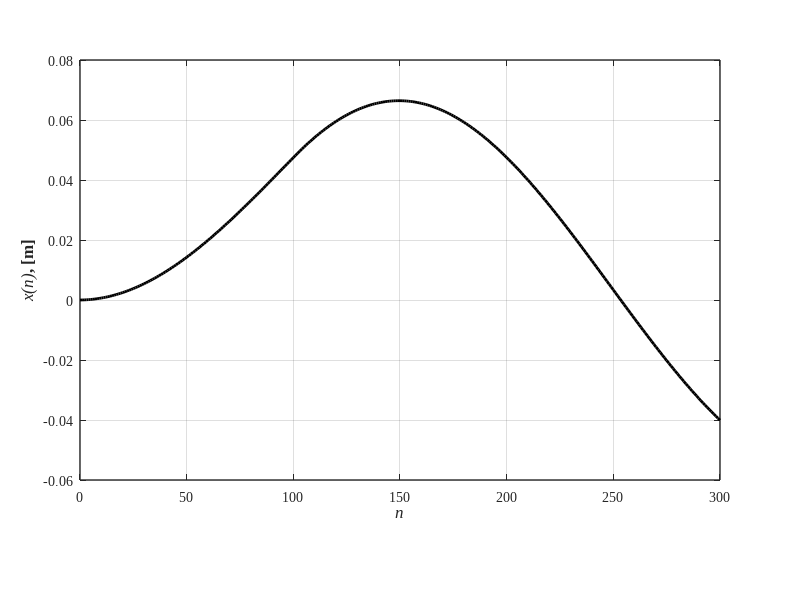

This chart was generated by the following MATLAB code:
%% Structural Dynamics and Vibration Control(M. Azimi et al.)
%% Example 4-5: Response of a Damped SDOF under Rectangular Dynamic/Impact Load

clear; close all; clc
%%

m  = 25;                % mass
c  = 30;                % damping
k  = 6000;              % stiffness
F0 = 300;               % Force amplitude
T  = 0.1;
wn = sqrt(k/m);         % Natural frequency
zeta = c/(2*sqrt(m*k)); % damping factor
Ts = 0.001;             % sampling period
N  = 301;               % sampling times
wd=wn*sqrt(1-zeta^2);   % damped frequency

%%
for n=1:N
    if n<=T/Ts+1; F(n)=F0; else F(n)=0; end %force
end
n = [1:N];
g = Ts*exp(-(n-1)*zeta*wn*Ts).*sin((n-1)*wd*Ts)/(m*wd);

% discrete-time impulse response
c0= conv(F,g);%convolution sum
c = c0(1:N);  % plot to N samples
n = [0:N-1];
axes('position',[0.1 0.2 0.8 0.7])

figure(1)
set(figure(1), 'Position', [200   100   883   400])
    hold on; grid on; box on;
    plot(n,c,'-k','LineWidth',2);

set(gca, 'LineWidth',1, 'FontWeight','normal', 'FontName','Times New Roman', 'FontSize',10)               
xlabel('{\itn}', 'fontsize',12, 'fontname','Times New Roman','FontWeight','Bold')
ylabel('{\itx(n)}, [m]', 'fontsize',12, 'fontname','Times New Roman','FontWeight','Bold')

%% Print
print('EX_4_5','-dpng')
